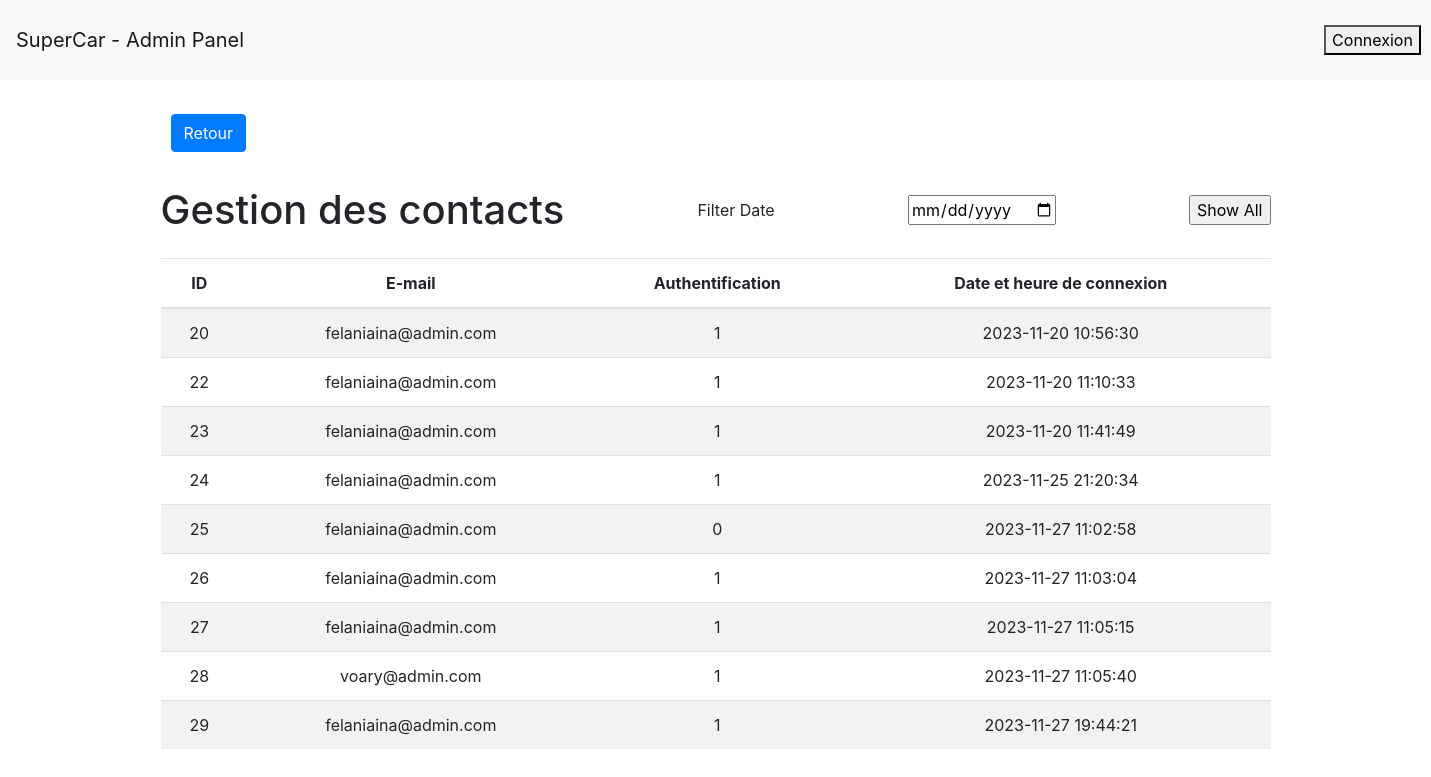
The app's page /admin/trigaLogin.php, older data.
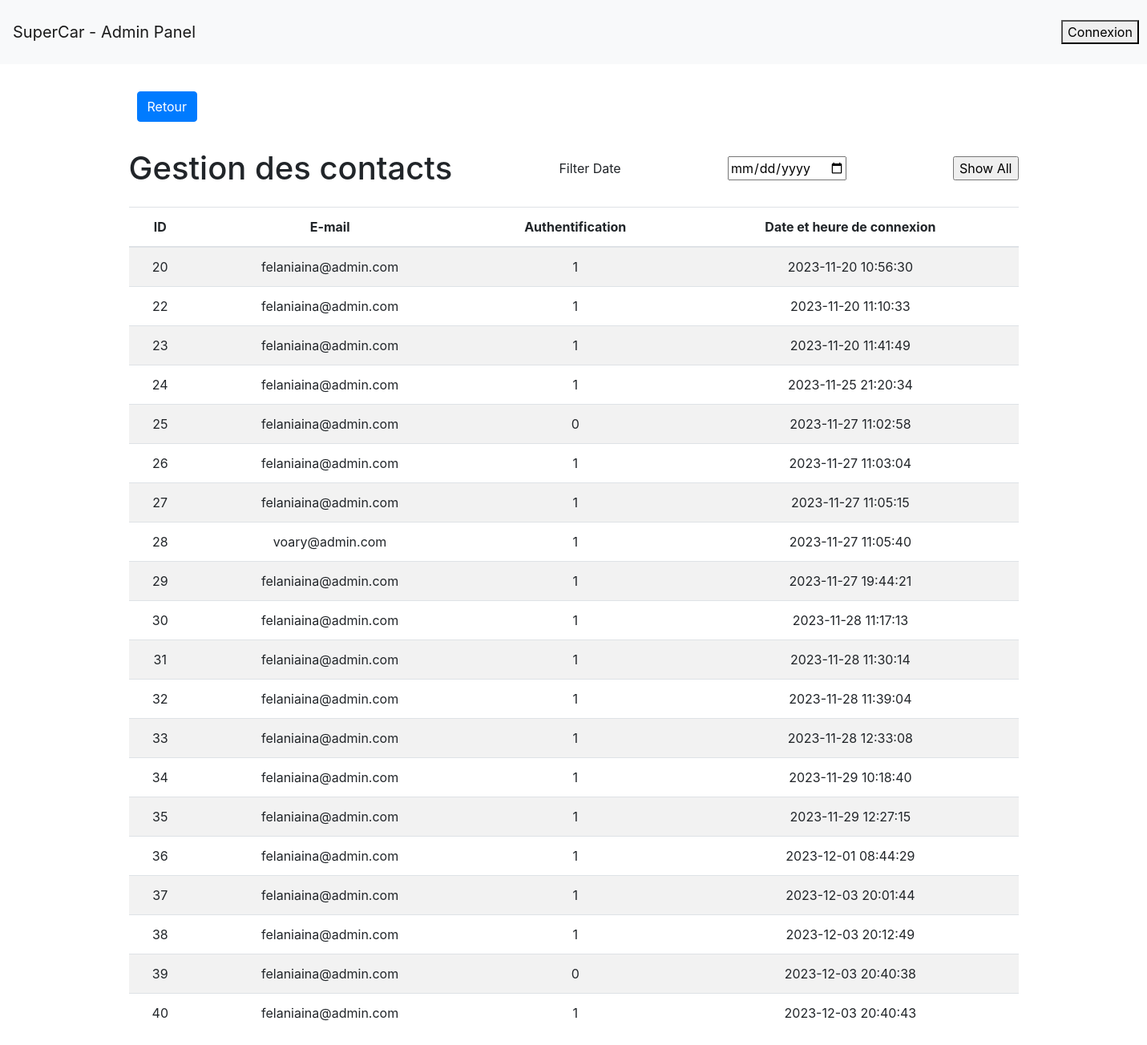
The same page, newer data.
### tables this page shows
CREATE TABLE `loginmonitor` (
  `id` int(11) NOT NULL,
  `email` varchar(50) NOT NULL,
  `success` tinyint(1) NOT NULL,
  `connectionDate` datetime NOT NULL DEFAULT current_timestamp()
);

### admin/trigaLogin.php (the view, shortened to what this page needs)
<!DOCTYPE html>
<html>
<head>
    <link rel="stylesheet" href="https://maxcdn.bootstrapcdn.com/bootstrap/4.5.2/css/bootstrap.min.css">
    <link rel="stylesheet" href="https://cdnjs.cloudflare.com/ajax/libs/font-awesome/6.0.0-beta3/css/all.min.css">
    <link rel="stylesheet" href="https://cdnjs.cloudflare.com/ajax/libs/font-awesome/6.4.0/css/all.min.css">
</head>
<body>
<?php include('navbar.php'); ?>
    <div class="container mt-4">
        <a class="btn btn-primary back-button" href="utilisateur.php">Retour</a>
        <div class="d-flex justify-content-between align-items-center">
            <h1 class="my-4">Gestion des contacts</h1>
            Filter Date<input type="date" id="dateFilter"> </input>
            <input type="submit" id="resetFilter" value="Show All"> </input>
        </div>
        <table class="table table-striped" style="text-align: center;">
            <thead>
                <tr>
                    <th class="id_contact">ID</th>
                    <th class="Nom_Prenom">E-mail</th>
                    <th class="email_contact">Authentification</th>
                    <th class="message">Date et heure de connexion</th>
                </tr>
            </thead>
            <tbody>
                <?php
                include 'database_connection.php';
                $sql = "SELECT * FROM loginmonitor";
                $result = mysqli_query($conn, $sql);
                while ($row = mysqli_fetch_assoc($result)) {
                    echo "<tr>";
                    echo "<td class='id'>" . $row["id"] . "</td>";
                    echo "<td class='email'>" . $row["email"] . "</td>";
                    echo "<td class='success'>" . $row["success"] . "</td>";
                    echo "<td class='connectionDate'>" . $row["connectionDate"] . "</td>";
                    echo "</tr>";
                }
                ?>
            </tbody>
        </table>
    </div>
</body>
</html>

Row changes from the older to the newer data that the page shows:
added loginmonitor: id "30", email "felaniaina@admin.com", success "1", connectionDate "2023-11-28 11:17:13"
added loginmonitor: id "31", email "felaniaina@admin.com", success "1", connectionDate "2023-11-28 11:30:14"
added loginmonitor: id "32", email "felaniaina@admin.com", success "1", connectionDate "2023-11-28 11:39:04"
added loginmonitor: id "33", email "felaniaina@admin.com", success "1", connectionDate "2023-11-28 12:33:08"
added loginmonitor: id "34", email "felaniaina@admin.com", success "1", connectionDate "2023-11-29 10:18:40"
added loginmonitor: id "35", email "felaniaina@admin.com", success "1", connectionDate "2023-11-29 12:27:15"
added loginmonitor: id "36", email "felaniaina@admin.com", success "1", connectionDate "2023-12-01 08:44:29"
added loginmonitor: id "37", email "felaniaina@admin.com", success "1", connectionDate "2023-12-03 20:01:44"
added loginmonitor: id "38", email "felaniaina@admin.com", success "1", connectionDate "2023-12-03 20:12:49"
added loginmonitor: id "39", email "felaniaina@admin.com", success "0", connectionDate "2023-12-03 20:40:38"
added loginmonitor: id "40", email "felaniaina@admin.com", success "1", connectionDate "2023-12-03 20:40:43"
